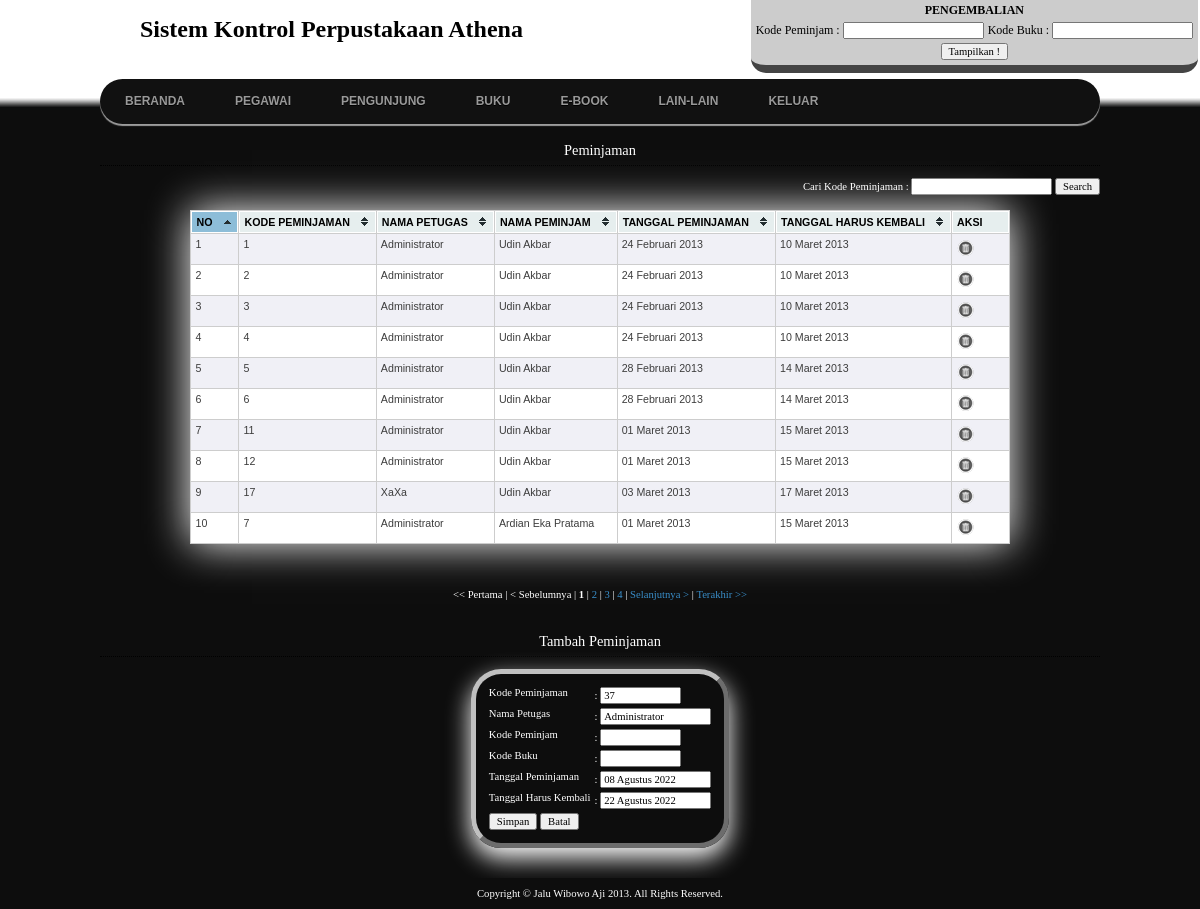
The page /login/index.php?module=peminjaman (signed in) on the database its author committed.
### tables this page shows
CREATE TABLE IF NOT EXISTS `site` (
  `id` varchar(1) NOT NULL,
  `profil` text NOT NULL,
  `foto` varchar(50) NOT NULL,
  `title_ui` varchar(50) NOT NULL,
  `title_lgn` varchar(50) NOT NULL,
  PRIMARY KEY (`id`)
);

CREATE TABLE IF NOT EXISTS `peminjaman` (
  `peminjaman_kode` int(10) NOT NULL,
  `petugas_kode` varchar(10) NOT NULL,
  `peminjam_kode` varchar(10) NOT NULL,
  `peminjaman_tgl` date NOT NULL,
  `peminjaman_tgl_hrs_kembali` date NOT NULL,
  PRIMARY KEY (`peminjaman_kode`)
);

CREATE TABLE IF NOT EXISTS `petugas` (
  `petugas_kode` varchar(10) NOT NULL,
  `petugas_nama` varchar(25) NOT NULL,
  `kd` varchar(6) NOT NULL,
  PRIMARY KEY (`petugas_kode`)
);

CREATE TABLE IF NOT EXISTS `peminjam` (
  `peminjam_kode` varchar(10) NOT NULL,
  `peminjam_nama` varchar(30) NOT NULL,
  `peminjam_alamat` varchar(100) NOT NULL,
  `peminjam_telp` varchar(12) NOT NULL,
  `peminjam_foto` varchar(500) NOT NULL,
  `kd` varchar(6) NOT NULL,
  PRIMARY KEY (`peminjam_kode`)
);

### config/koneksi.php (called while the page is built, shortened)
<?php
$sitetampil = mysql_fetch_array(mysql_query("SELECT * FROM site WHERE id = 1"));
$title_lgn = $sitetampil[title_lgn];
?>

### config/library.php (called while the page is built, shortened)
<?php
$tgl_sekarang = date("Y-m-d");
?>

### login/modul/mod_peminjaman/peminjaman.php (the view, shortened to what this page needs)
<?php
 if (empty($_SESSION['username']) AND empty($_SESSION['passuser'])){
  echo "<link href='style.css' rel='stylesheet' type='text/css'>
 <center>Untuk mengakses modul, Anda harus login <br>";
  echo "<a href=../../index.php><b>LOGIN</b></a></center>";
}
else{
$aksi="modul/mod_peminjaman/aksi_peminjaman.php";
switch($_GET[act]){
  default:
  echo "<h2>Peminjaman</h2>
<form align=right method=get action='$_SERVER[PHP_SELF]'>
          <input type=hidden name=module value=peminjaman>
          <div id=paging>Cari Kode Peminjaman : <input type=text name='kata'>
			<input type=submit value=Search name=submit></div>
          </form><br>";
           if (empty($_GET['kata'])){
    echo "<table id='tablesorter-demo' class='tablesorter' border='0' cellpadding='0' cellspacing='1'>
	<thead>
          <tr>
		  <th>No</th>
		  <th>Kode Peminjaman</th>
		  <th>Nama Petugas</th>
		  <th>Nama Peminjam</th>
		  <th>Tanggal Peminjaman</th>
		  <th>Tanggal Harus Kembali</th>
		  <th>Aksi</th>
		  </tr></thead><tbody>";
		  $p      = new Paging;
		$batas  = 10;
		$posisi = $p->cariPosisi($batas);
		  if ($_SESSION[leveluser]=='admin' OR $_SESSION[leveluser]=='petugas'){
      $tampil = mysql_query("SELECT * FROM peminjaman,petugas,peminjam
      WHERE peminjaman.petugas_kode = petugas.petugas_kode && peminjaman.peminjam_kode = peminjam.peminjam_kode LIMIT $posisi,$batas");
    }
    else{
      echo "<h2>Anda Tidak Punya Hak Disini</h2>";
    }
    $no=$posisi+1;
    while ($r=mysql_fetch_array($tampil)){
       echo "<tr>
	   		 <td>$no</td>
      <td>$r[peminjaman_kode]</td>
      <td>$r[petugas_nama]</td>
      <td>$r[peminjam_nama]</td>
      <td>"; echo tgl_indo(date($r[peminjaman_tgl])); echo"</td>
      <td>"; echo tgl_indo(date($r[peminjaman_tgl_hrs_kembali])); echo"</td>
             <td><a href=\"$aksi?module=peminjaman&act=hapus&id=$r[peminjaman_kode]\" onClick=\"return confirm('Apakah Anda benar-benar mau menghapusnya?')\"><img src='images/hapus.png' title='Hapus Peminjaman' width='20' height='20'></a>
			 </td>
			 </tr>";
      $no++;
    }
    echo "</tbody></table>";
	$jmldata = mysql_num_rows(mysql_query("SELECT * FROM peminjaman"));
    $jmlhalaman  = $p->jumlahHalaman($jmldata, $batas);
    $linkHalaman = $p->navHalaman($_GET[halaman], $jmlhalaman);
    echo "<br><center><div id=paging>$linkHalaman</div></center><br>";
 }
  $jumlah=mysql_num_rows(mysql_query("select * from peminjaman"));
  $tambahsatu = $jumlah+1;
    if ($_SESSION[leveluser]=='admin' OR $_SESSION[leveluser]=='petugas'){
    echo "<h2>Tambah Peminjaman</h2>
          <form method=POST action='$aksi?module=peminjaman&act=input' enctype='multipart/form-data'>
          <table class=xx>
          <tr><td>Kode Peminjaman</td>     <td> : <input type=text name='peminjaman_kode' value='$tambahsatu' readonly='readonly' size=10></td></tr>
          <tr><td>Nama Petugas</td>";
            $x=mysql_query("SELECT * FROM petugas WHERE petugas_nama LIKE '%$_SESSION[namalengkap]%'");
            $t=mysql_fetch_array($x);
              echo "<td> : <input type=text readonly='readonly' value='$t[petugas_nama]' size=15></td>
			  <input type=hidden name='petugas' readonly='readonly' value='$t[petugas_kode]' size=10>";
    echo "</tr>
	<tr><td>Kode Peminjam</td>     <td> : <input type=text name='peminjam' size=10></td></tr>
	<tr><td>Kode Buku</td>     <td> : <input type=text name='buku' size=10></td></tr>
          <tr><td>Tanggal Peminjaman</td>     <td> : <input type=text readonly='readonly' value='"; echo tgl_indo(date($tgl_sekarang)); echo "' size=15><input type='hidden' name='pinjam' value='$tgl_sekarang'></td></tr>";
$now = strtotime(date("Y-m-d"));
$date = date('Y-m-j', strtotime('+14 day', $now));
		  echo"
		  <tr><td>Tanggal Harus Kembali</td>     <td> : <input type=text readonly='readonly' value='"; echo tgl_indo(date($date)); echo "' size=15><input type='hidden' name='harus' value='$date'></td></tr>
          <tr><td colspan=2><input type=submit value=Simpan>
                            <input type=button value=Batal onclick=self.history.back()></td></tr>
          </table></form>";
    }
    else{
      echo "Anda tidak berhak mengakses halaman ini.";
    }
     break;
}
}
?>

### login/index.php (shortened to what this page needs)
<?php
include "../config/koneksi.php";
?>
<!DOCTYPE html>
<html>
<head>
<link href="css/style.css" rel="stylesheet" type="text/css" />
</head>
<body>
<div id="header">
<h1 class="head"><?php echo "$title_lgn"; ?></h1>
<div id="content">
  <?php
if (empty($_SESSION['username']) AND empty($_SESSION['passuser']) AND $_SESSION['login']==0){
  echo "
  <div id=login_frm>
  <center><form name='login' action='cek_login.php' method='POST' onSubmit='return validasi(this)'>
  <table>
<tr><td>Username</td><td>: <input type='text' name='username' width='100' autofocus></td></tr>
<tr><td>Password</td><td>: <input type='password' name='password'></td></tr>
<tr><td rowspan='2' colspan='2'><center><input type='submit' value='Login'></center></td></tr>
</table>
  </form>
  </center></div>";
?>
<?php }
else{ ?>
<div id="kembali">
<form name='kembali'  onsubmit="target_popup(this)" action="kembali/kembali.php" method='POST'>
	<table>
		<tr>
			<td colspan=2><b>PENGEMBALIAN</b></td>
		</tr>
		<tr>
			<td>Kode Peminjam : <input type="text" name="pmnjm"></td>
			<td>Kode Buku : <input type="text" name="bk"></td>
		</tr>
		<tr>
			<td colspan=2><input type="submit" onclick="" value="Tampilkan !"></td>
		</tr>
	</table>
</form>
</div>
<?php if ($_SESSION[leveluser]=='admin' OR $_SESSION[leveluser]=='petugas'){ ?>
<ul id="menu">
	<li><a href="?module=home">Beranda</a></li>
	<li>
		<a href="">Pegawai</a>
	</li>
	<li>
		<a href="">Pengunjung</a>
	</li>
	<li>
		<a href="">Buku</a>
	</li>
	<li>
		<a href="">E-BOOK</a>
	</li>
	<li>
		<a href="">LAIN-LAIN</a>
	</li>
	<li><a href="logout.php">Keluar</a></li>
</ul>
<?php }
include "content.php"; ?>
  </div>
<?php
}
?>
			<div id="footer">Copyright &copy Jalu Wibowo Aji 2013. All Rights Reserved.</div>
  </div>
</body>
</html>

### login/css/style.css (style rules this page uses)
body { font-family: Tahoma; font-size: 9pt; background-repeat:repeat-xy; margin:0 auto; background-color:#0d0d0d; color:#FFFFFF; background-image: url(../images/bg.png); background-repeat: repeat-x; }
#header { position: relative; width: 1000px; height:35px; margin:0 auto; }
#header .head { color:#000; text-align:left; margin-left:40px; }
#content { margin-top:5px; margin-left:5px; margin-right:5px; margin:0 auto; overflow:auto; width:auto; position:relative; }
a:link,a:visited { color:#388dc9; text-decoration:none; }
h2 { text-align: center; font: normal 120% Georgia; line-height: 200%; color:#fff; background-color: transparent; border-bottom: 1px dotted #000000; }
.xx { border: 5px outset #c0c0c0; padding:10px; text-align: justify; margin: 0 auto; font-family: Tahoma; font-size: 8pt; color:#fff; -moz-border-radius: 30px; -o-border-radius: 30px; -webkit-border-radius: 30px; border-radius: 30px; -webkit-box-shadow: 0 10px 25px rgba(255, 255, 255, 1.0); -moz-box-shadow: 0 10px 25px rgba(255, 255, 255, 1.0); box-shadow: 0 10px 25px rgba(255, 255, 255, 1.0); margin-bottom:30px; }
.xx tr { padding:5px; vertical-align: top; border-collapse: collapse; }
input,textarea,select { font-family: Tahoma; font-size: 8pt; }
#paging { font-family: Tahoma; font-size: 8pt; color:#fff; }
#footer { clear :both; padding-top: 10px; font-family: Tahoma; font-size: 8pt; color: #FFFFFF; text-align:center; padding-bottom: 10px; }
#menu { width: 100%; margin: 0; margin-top:20px; padding: 10px 0 0 0; list-style: none; background: #111; -moz-border-radius: 50px; -o-border-radius: 50px; -webkit-border-radius: 50px; border-radius: 50px; -moz-box-shadow: 0 2px 1px #9c9c9c; -webkit-box-shadow: 0 2px 1px #9c9c9c; box-shadow: 0 2px 1px #9c9c9c; }
#menu li { float: left; padding: 0 0 10px 0; position: relative; }
#menu a { float: left; height: 25px; padding: 0 25px; color: #999; text-transform: uppercase; font: bold 12px/25px Arial, Helvetica; text-decoration: none; text-shadow: 0 1px 0 #000; }
#menu:after { visibility: hidden; display: block; font-size: 0; content: " "; clear: both; height: 0; }
#kembali { z-index:2; position:fixed; float:right; color:black; right:2px; top:-2px; padding:2px; text-align:center; background:#ccc; -moz-border-bottom-left-radius: 15px; -o-border-bottom-left-radius: 15px; -webkit-bottom-left-border-radius: 15px; border-bottom-left-radius: 15px; -moz-border-bottom-right-radius: 15px; -o-border-bottom-right-radius: 15px; -webkit-bottom-right-border-radius: 15px; border-bottom-right-radius: 15px; border-bottom: 8px solid #444; }

### login/css/blue/style.css (style rules this page uses)
table.tablesorter { position:relative; margin:0 auto; font-family:arial; background-color: #CDCDCD; font-size: 8pt; text-align: justify; color:#000; -webkit-box-shadow: 0 0 40px rgba(255, 255, 255, 1.0); -moz-box-shadow: 0 0 40px rgba(255, 255, 255, 1.0); box-shadow: 0 0 40px rgba(255, 255, 255, 1.0); margin-bottom:30px; }
table.tablesorter th { text-align:center; text-transform: uppercase; }
table.tablesorter thead tr th, table.tablesorter tfoot tr th { background-color: #e6EEEE; border: 1px solid #FFF; font-size: 8pt; padding: 4px; padding-right: 25px; }
table.tablesorter thead tr .header { background-image: url(bg.gif); background-repeat: no-repeat; background-position: center right; cursor: pointer; }
table.tablesorter tbody td { color: #3D3D3D; padding: 4px; background-color: #FFF; vertical-align: top; }
table.tablesorter tbody tr.odd td { background-color:#F0F0F6; }
table.tablesorter thead tr .headerSortDown { background-image: url(desc.gif); }
table.tablesorter thead tr .headerSortDown, table.tablesorter thead tr .headerSortUp { background-color: #8dbdd8; }

### rows shown on the page
site: title_lgn "Sistem Kontrol Perpustakaan Athena"
peminjaman: peminjaman_kode "1", petugas.petugas_nama "Administrator", peminjam.peminjam_nama "Udin Akbar", peminjaman_tgl "24 Februari 2013", peminjaman_tgl_hrs_kembali "10 Maret 2013"
peminjaman: peminjaman_kode "2", petugas.petugas_nama "Administrator", peminjam.peminjam_nama "Udin Akbar", peminjaman_tgl "24 Februari 2013", peminjaman_tgl_hrs_kembali "10 Maret 2013"
peminjaman: peminjaman_kode "3", petugas.petugas_nama "Administrator", peminjam.peminjam_nama "Udin Akbar", peminjaman_tgl "24 Februari 2013", peminjaman_tgl_hrs_kembali "10 Maret 2013"
peminjaman: peminjaman_kode "4", petugas.petugas_nama "Administrator", peminjam.peminjam_nama "Udin Akbar", peminjaman_tgl "24 Februari 2013", peminjaman_tgl_hrs_kembali "10 Maret 2013"
peminjaman: peminjaman_kode "5", petugas.petugas_nama "Administrator", peminjam.peminjam_nama "Udin Akbar", peminjaman_tgl "28 Februari 2013", peminjaman_tgl_hrs_kembali "14 Maret 2013"
peminjaman: peminjaman_kode "6", petugas.petugas_nama "Administrator", peminjam.peminjam_nama "Udin Akbar", peminjaman_tgl "28 Februari 2013", peminjaman_tgl_hrs_kembali "14 Maret 2013"
peminjaman: peminjaman_kode "11", petugas.petugas_nama "Administrator", peminjam.peminjam_nama "Udin Akbar", peminjaman_tgl "01 Maret 2013", peminjaman_tgl_hrs_kembali "15 Maret 2013"
peminjaman: peminjaman_kode "12", petugas.petugas_nama "Administrator", peminjam.peminjam_nama "Udin Akbar", peminjaman_tgl "01 Maret 2013", peminjaman_tgl_hrs_kembali "15 Maret 2013"
peminjaman: peminjaman_kode "17", petugas.petugas_nama "XaXa", peminjam.peminjam_nama "Udin Akbar", peminjaman_tgl "03 Maret 2013", peminjaman_tgl_hrs_kembali "17 Maret 2013"
peminjaman: peminjaman_kode "7", petugas.petugas_nama "Administrator", peminjam.peminjam_nama "Ardian Eka Pratama", peminjaman_tgl "01 Maret 2013", peminjaman_tgl_hrs_kembali "15 Maret 2013"
petugas: petugas_nama "Administrator"

### other values the page prints
$halaman_aktif "1"
